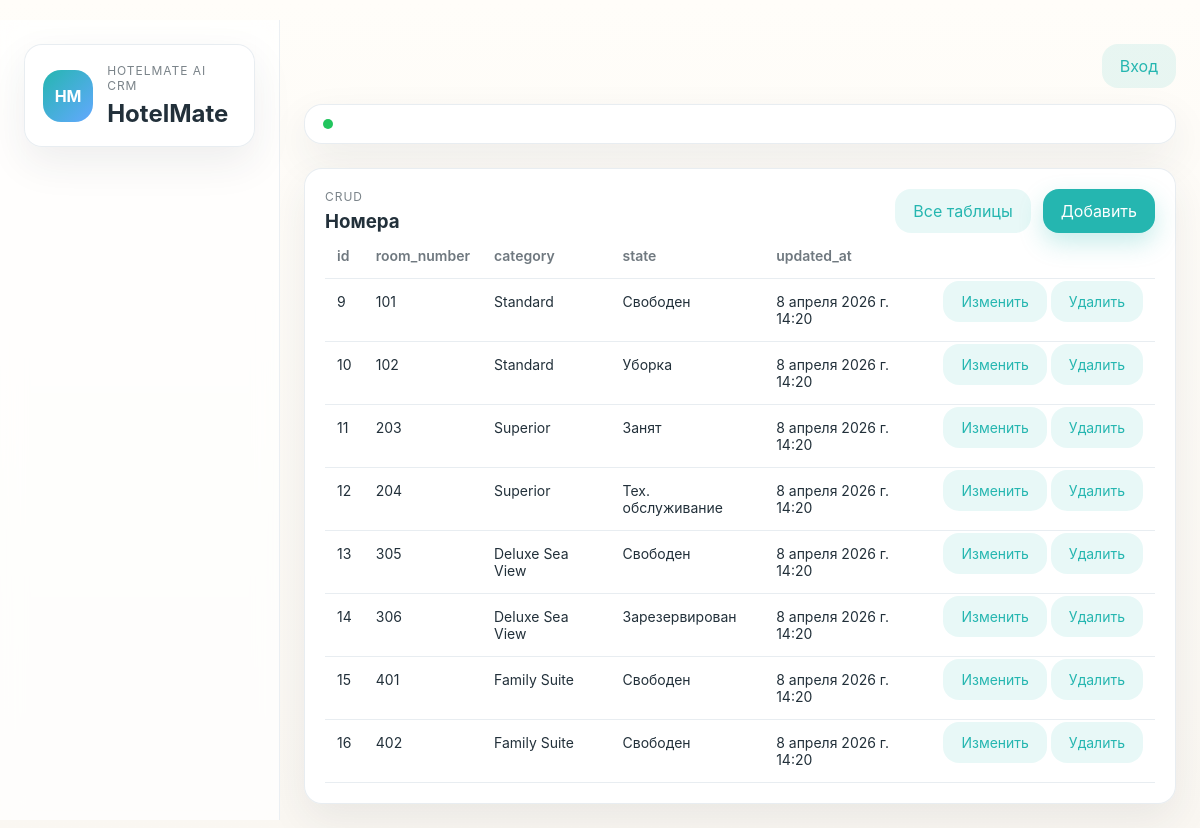
The page /admin-panel/data/rooms/ on the database its author committed.
### ui/models.py (models this page shows, shortened)
class TimestampedModel(models.Model):
    created_at = models.DateTimeField(auto_now_add=True)
    updated_at = models.DateTimeField(auto_now=True)
    class Meta:
        abstract = True

class Room(TimestampedModel):
    category = models.ForeignKey(RoomCategory, on_delete=models.PROTECT, related_name='rooms', verbose_name='категория')
    room_number = models.CharField('номер_комнаты', max_length=20, unique=True)
    state = models.ForeignKey('RoomState', on_delete=models.PROTECT, verbose_name='состояние', db_column='state', to_field='code')
    class Meta:
        verbose_name = 'Номер'
        verbose_name_plural = 'Номера'

class RoomCategory(TimestampedModel):
    name = models.CharField('название', max_length=120, unique=True)
    capacity = models.PositiveIntegerField('вместимость')
    description = models.TextField('описание', blank=True, default='')
    options = models.JSONField('опции_json', blank=True, null=True)
    class Meta:
        verbose_name = 'Категория номера'
        verbose_name_plural = 'Категории номеров'
    def __str__(self) -> str:
        return self.name

class RoomState(models.Model):
    code = models.CharField('код', max_length=80, primary_key=True)
    label = models.CharField('название', max_length=200)
    order = models.PositiveIntegerField('порядок', default=0)
    class Meta:
        verbose_name = 'Состояние номера'
        verbose_name_plural = 'Состояния номеров'
        ordering = ['order']
    def __str__(self): return self.label

### ui/crud.py (the view)
# urls.py: path('admin-panel/data/<slug:slug>/', crud.crud_list, name='crud_list'),
def crud_list(request: HttpRequest, slug: str):
    spec = _get_spec_or_404(slug)
    qs = spec.model.objects.all().order_by('pk')[:500]
    return render(
        request,
        'ui/crud/list.html',
        {
            'spec': spec,
            'rows': qs,
            'fields': spec.list_fields,
        },
    )

### ui/crud.py (called while the page is built)
def _get_spec_or_404(slug: str) -> CrudModelSpec:
    try:
        return CRUD_MODELS[slug]
    except KeyError as exc:
        raise Http404('Unknown model') from exc

### ui/templatetags/attr.py (called while the page is built)
@register.filter
def attr(obj, name: str):
    return getattr(obj, name, '')

### ui/templates/ui/crud/list.html
{% extends 'ui/base.html' %}
{% load attr %}
{% block content %}
<section class="card">
    <div class="section-head">
        <div>
            <p class="eyebrow">CRUD</p>
            <h3>{{ spec.title }}</h3>
        </div>
        <div class="button-row">
            <a class="btn btn-secondary" href="{% url 'ui:crud_index' %}">Все таблицы</a>
            <a class="btn btn-primary" href="{% url 'ui:crud_create' spec.slug %}">Добавить</a>
        </div>
    </div>
    <div class="table-shell">
        <table>
            <thead>
                <tr>
                    {% for f in fields %}<th>{{ f }}</th>{% endfor %}
                    <th></th>
                </tr>
            </thead>
            <tbody>
                {% for row in rows %}
                    <tr>
                        {% for f in fields %}
                            <td>{{ row|attr:f }}</td>
                        {% endfor %}
                        <td style="white-space:nowrap">
                            <a class="btn btn-secondary" href="{% url 'ui:crud_update' spec.slug row.pk %}">Изменить</a>
                            <a class="btn btn-secondary" href="{% url 'ui:crud_delete' spec.slug row.pk %}">Удалить</a>
                        </td>
                    </tr>
                {% empty %}
                    <tr><td colspan="99">Нет данных</td></tr>
                {% endfor %}
            </tbody>
        </table>
    </div>
</section>
{% endblock %}

### ui/static/ui/styles.css (style rules this page uses)
:root { --sand: #FAF7F2; --sea: #25B6B0; --sky: #63A8FF; --sunset: #FF8A6A; --graphite: #22303A; --mist: #E6EBF0; --success: #22C55E; --warning: #F59E0B; --danger: #EF4444; --white: #FFFFFF; --shadow: 0 16px 40px rgba(34, 48, 58, 0.08); --radius: 18px; }
* { box-sizing: border-box; }
body { margin: 0; font-family: Inter, -apple-system, BlinkMacSystemFont, 'Segoe UI', sans-serif; background: linear-gradient(180deg, #fffdf9 0%, var(--sand) 100%); color: var(--graphite); }
a { color: inherit; text-decoration: none; }
.brand-card, .card, .notice-banner, .kanban-card, .info-card { border-radius: var(--radius); background: rgba(255, 255, 255, 0.95); border: 1px solid rgba(230, 235, 240, 0.9); box-shadow: var(--shadow); }
.eyebrow { margin: 0 0 6px; font-size: 12px; text-transform: uppercase; letter-spacing: 0.08em; color: rgba(34, 48, 58, 0.6); }
.brand-card h1, .topbar h2, .section-head h3, .profile-head h3, .metric-card h3 { margin: 0; }
.topbar-actions, .button-row, .badge-row { display: flex; align-items: center; gap: 12px; }
.btn { border: none; border-radius: 16px; padding: 12px 18px; cursor: pointer; transition: transform 0.2s ease, box-shadow 0.2s ease; }
.btn-primary { color: var(--white); background: var(--sea); box-shadow: 0 10px 24px rgba(37, 182, 176, 0.25); }
.btn-secondary { color: var(--sea); background: rgba(37, 182, 176, 0.1); }
.card, .metric-card, .kanban-column { padding: 20px; }
.section-head, .list-row, .profile-head, .card-meta, .table-row, .timeline-item, .message-bubble { display: flex; align-items: flex-start; justify-content: space-between; gap: 16px; }
.table-shell { overflow-x: auto; }
table { width: 100%; border-collapse: collapse; min-width: 720px; }
th, td { padding: 14px 12px; border-bottom: 1px solid rgba(230, 235, 240, 0.9); text-align: left; font-size: 14px; vertical-align: top; }
th { color: rgba(34, 48, 58, 0.65); font-weight: 600; }

### rows shown on the page
Room: fields "9" "101" "Standard" "Свободен" "8 апреля 2026 г. 14:20"
Room: fields "10" "102" "Standard" "Уборка" "8 апреля 2026 г. 14:20"
Room: fields "11" "203" "Superior" "Занят" "8 апреля 2026 г. 14:20"
Room: fields "12" "204" "Superior" "Тех. обслуживание" "8 апреля 2026 г. 14:20"
Room: fields "13" "305" "Deluxe Sea View" "Свободен" "8 апреля 2026 г. 14:20"
Room: fields "14" "306" "Deluxe Sea View" "Зарезервирован" "8 апреля 2026 г. 14:20"
Room: fields "15" "401" "Family Suite" "Свободен" "8 апреля 2026 г. 14:20"
Room: fields "16" "402" "Family Suite" "Свободен" "8 апреля 2026 г. 14:20"

### other values the page prints
{{ spec.title }} "Номера"
{{ f }} "id" "room_number" "category" "state" "updated_at"
